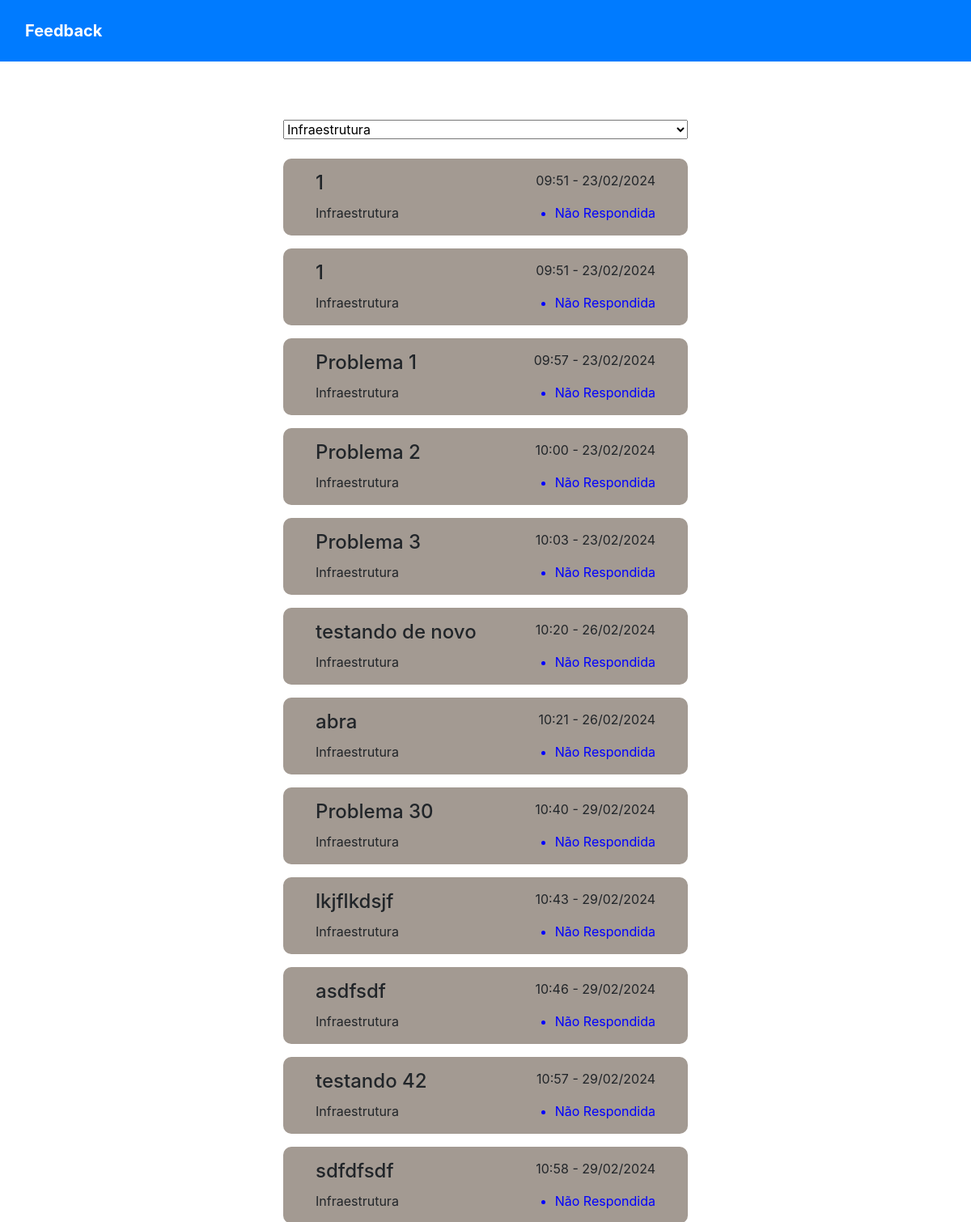
/ver_form/2/, run on an earlier commit of the app's database.
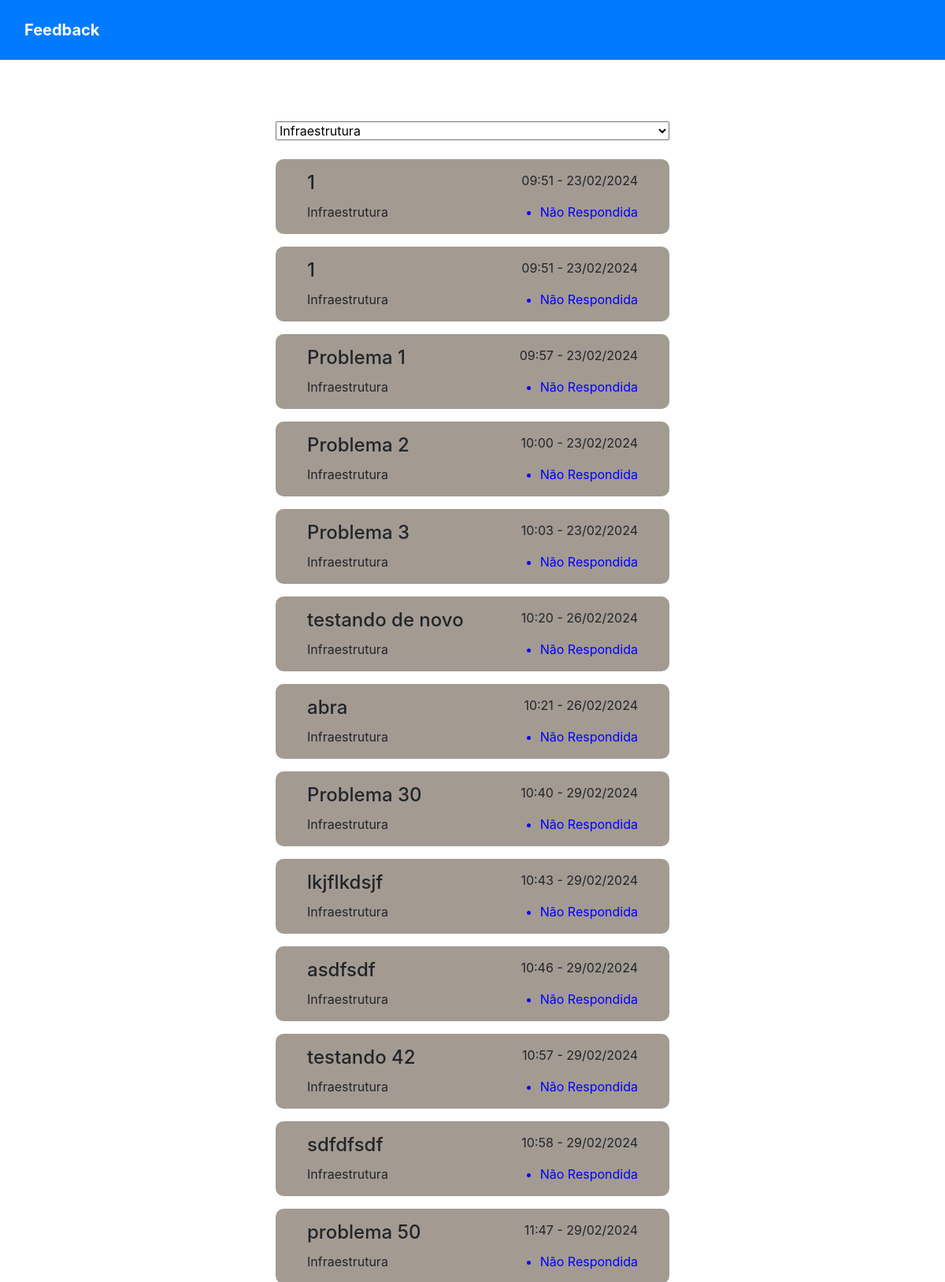
And on a later commit of the database.
### feedback/models.py (models this page shows, shortened)
class feedback(models.Model):
    titulo = models.CharField(max_length=255, null=True, verbose_name="Título")
    area = models.ForeignKey(area, on_delete=models.DO_NOTHING)
    local = models.ForeignKey(local, on_delete=models.DO_NOTHING)
    descricao = models.TextField(max_length=255, null=True)
    status = models.ForeignKey(status, on_delete=models.DO_NOTHING)
    datahora = models.DateTimeField(null=True, auto_now_add=True)
    class Meta:
        verbose_name = _("Feedback")
        verbose_name_plural = _("Feedbacks")

class area(models.Model):
    area = models.CharField(max_length=20)
    class Meta:
        verbose_name = _("Área")
        verbose_name_plural = _("Áreas")
    def __str__(self):
        return str(self.area)

class status(models.Model):
    status = models.CharField(max_length=20)
    class Meta:
        verbose_name = _("Status")
        verbose_name_plural = _("Status")
    def __str__(self):
        return str(self.status)

### feedback/views.py (the view)
# urls.py: path('ver_form/<int:cod>/', ver_form, name="ver_form"),
def ver_form(request, cod):
    u_questionario = questionario.objects.get()
    if cod == 0:
        mails = feedback.objects.all()
    else:
        mails = feedback.objects.filter(area = cod)
    quests = questao.objects.filter(questionario_id=u_questionario)
    areas = area.objects.all()
    locais = local.objects.all()
    historic = feedback.objects.all()
    return render(
        request,
        "pagina2.html",
        {'u_questionario': u_questionario,
         'quests': quests,
         'areas': areas,
         'locais': locais,
         'mails': mails,
         'historic': historic}
    )

### feedback/models.py (called while the page is built)
    def __str__(self):
        return str(self.local)

### feedback/templates/pagina2.html (shortened to what this page needs)
<!DOCTYPE html>
<html lang="pt-br">
{% load static %}
<head>
    <link href="https://cdn.jsdelivr.net/npm/bootstrap@5.3.1/dist/css/bootstrap.min.css" rel="stylesheet"
>
    <link rel="stylesheet" href="https://maxcdn.bootstrapcdn.com/bootstrap/4.0.0/css/bootstrap.min.css">
    <link rel="stylesheet" href="{% static 'styles_feedback.css' %}">
    <link rel="stylesheet" href="https://unicons.iconscout.com/release/v4.0.0/css/line.css">
</head>
<body class="bg-gradient">
    <nav class="navbar navbar-expand-md navbar-dark bg-primary">
    <div class="container-fluid">
        <a class="navbar-brand me-0 me-md-auto fw-bold" href="#">
            Feedback
        </a>
        <div class="collapse navbar-collapse" id="navbarCollapse">
            <ul class="navbar-nav mx-auto">
                <li class="nav-item">
                    <a onclick="showSection('feedback')"></a>
                </li>
                <li class="nav-item">
                    <a onclick="showSection('mail')"></a>
                </li>
                <li class="nav-item">
                    <a id="loadData" onclick="showSection('historic')"></a>
                </li>
            </ul>
            <div class="col-12 col-md-2 text-md-end">
            </div>
        </div>
    </div>
</nav>
    <main class="d-flex">
            <section id='mail' class="gap-4">
                <select name="area" id="areaId" onchange="myFunction()">
                    {% for area in areas %}
                        <option value="{{ area.id }}">{{ area.area }}</option>
                    {% endfor %}
                </select>
                    {% if mails %}
                        <div id="feedback-list" class="gap-3">
                            {% for mail in mails %}
                            <div class="d-flex flex-column card2"
                            onclick="showDetails2('{{mail.id}}','{{mail.titulo}}', '{{mail.datahora}}', '{{mail.area}}', '{{mail.local}}', '{{mail.status}}', '{{mail.descricao}}', 'adm')">
                                <div class="h d-flex justify-content-between">
                                    <h4>{{ mail.titulo }}</h4>
                                    <p>{{ mail.datahora|time:'H:i' }} - {{ mail.datahora|date:'d/m/Y' }}</p>
                                </div>
                                <div class="b d-flex justify-content-between">
                                    <p>{{ mail.area }}</p>
                                    <ul>
                                        <li class="status">{{ mail.status }}</li>
                                    </ul>
                                </div>
                            </div>
                            {% endfor %}
                        </div>
                    {% else %}
                            <h1 id="texto-mail">Você ainda não recebeu nenhum feedback</h1>
                        </div>
                    {% endif %}
                </section>
    </main>
</body>
</html>

### feedback/static/styles_feedback.css (style rules this page uses)
* { margin: 0; padding: 0; box-sizing: border-box; transition: 2s ease, opacity; }
body { height: 100vh; width: 100%; display: flex; flex-direction: column; }
:root { --container: #483D3F; --primary-color: #058ED9; --secondary-color: #F4EBD9; --complementary-color: #A39A92; --contrast-color: #77685D; }
main { flex: 1; justify-content: center; align-items: center; overflow: scroll; }
.navbar-nav a { font-size: 40px; color: #fff; text-decoration: none; padding: 20px; text-align: center; }
section { max-height: 90%; opacity: 1; transition: opacity 0.5s ease, transform 0.5s ease; display: flex; }
#mail { display: flex; flex-direction: column; height: 100%; }
#mail #feedback-list { display: flex; flex-direction: column; }
.card2 { cursor: pointer; width: 500px; }
.card2 { background-color: var(--complementary-color); font-style: var(--container); border-radius: 10px; border: none; padding: 15px 40px 0px; }
.card2 .h { align-items: center; }

What changed in the data, as far as the page shows it:
added feedback: titulo "problema 50", datahora "11:47", datahora "29/02/2024", area "Infraestrutura", status "Não Respondida"
